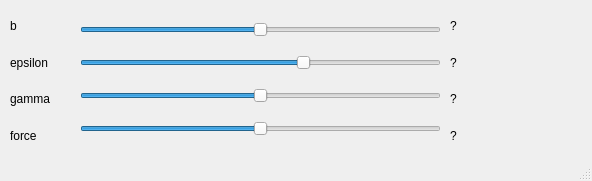
<?xml version="1.0" encoding="UTF-8"?>
<ui version="4.0">
 <class>SliderWindow</class>
 <widget class="QMainWindow" name="SliderWindow">
  <property name="geometry">
   <rect>
    <x>0</x>
    <y>0</y>
    <width>592</width>
    <height>181</height>
   </rect>
  </property>
  <property name="windowTitle">
   <string>SliderWindow</string>
  </property>
  <widget class="QWidget" name="centralwidget">
   <widget class="QWidget" name="layoutWidget">
    <property name="geometry">
     <rect>
      <x>10</x>
      <y>10</y>
      <width>54</width>
      <height>141</height>
     </rect>
    </property>
    <layout class="QVBoxLayout" name="verticalLayout">
     <item>
      <widget class="QLabel" name="label">
       <property name="text">
        <string>b</string>
       </property>
      </widget>
     </item>
     <item>
      <widget class="QLabel" name="label_2">
       <property name="text">
        <string>epsilon</string>
       </property>
      </widget>
     </item>
     <item>
      <widget class="QLabel" name="label_3">
       <property name="text">
        <string>gamma</string>
       </property>
      </widget>
     </item>
     <item>
      <widget class="QLabel" name="label_4">
       <property name="text">
        <string>force</string>
       </property>
      </widget>
     </item>
    </layout>
   </widget>
   <widget class="QWidget" name="layoutWidget">
    <property name="geometry">
     <rect>
      <x>80</x>
      <y>10</y>
      <width>361</width>
      <height>141</height>
     </rect>
    </property>
    <layout class="QVBoxLayout" name="verticalLayout_2">
     <item>
      <widget class="QSlider" name="SliderB">
       <property name="maximum">
        <number>1000</number>
       </property>
       <property name="value">
        <number>500</number>
       </property>
       <property name="orientation">
        <enum>Qt::Horizontal</enum>
       </property>
      </widget>
     </item>
     <item>
      <widget class="QSlider" name="SliderEpsilon">
       <property name="maximum">
        <number>1000</number>
       </property>
       <property name="value">
        <number>625</number>
       </property>
       <property name="sliderPosition">
        <number>625</number>
       </property>
       <property name="orientation">
        <enum>Qt::Horizontal</enum>
       </property>
      </widget>
     </item>
     <item>
      <widget class="QSlider" name="SliderGamma">
       <property name="maximum">
        <number>1000</number>
       </property>
       <property name="value">
        <number>500</number>
       </property>
       <property name="orientation">
        <enum>Qt::Horizontal</enum>
       </property>
      </widget>
     </item>
     <item>
      <widget class="QSlider" name="SliderForce">
       <property name="maximum">
        <number>1000</number>
       </property>
       <property name="value">
        <number>500</number>
       </property>
       <property name="orientation">
        <enum>Qt::Horizontal</enum>
       </property>
      </widget>
     </item>
    </layout>
   </widget>
   <widget class="QWidget" name="layoutWidget">
    <property name="geometry">
     <rect>
      <x>450</x>
      <y>10</y>
      <width>54</width>
      <height>141</height>
     </rect>
    </property>
    <layout class="QVBoxLayout" name="verticalLayout_3">
     <item>
      <widget class="QLabel" name="LabelB">
       <property name="text">
        <string>?</string>
       </property>
      </widget>
     </item>
     <item>
      <widget class="QLabel" name="LabelEpsilon">
       <property name="text">
        <string>?</string>
       </property>
      </widget>
     </item>
     <item>
      <widget class="QLabel" name="LabelGamma">
       <property name="text">
        <string>?</string>
       </property>
      </widget>
     </item>
     <item>
      <widget class="QLabel" name="LabelForce">
       <property name="text">
        <string>?</string>
       </property>
      </widget>
     </item>
    </layout>
   </widget>
  </widget>
  <widget class="QStatusBar" name="statusbar"/>
 </widget>
 <resources/>
 <connections/>
</ui>
